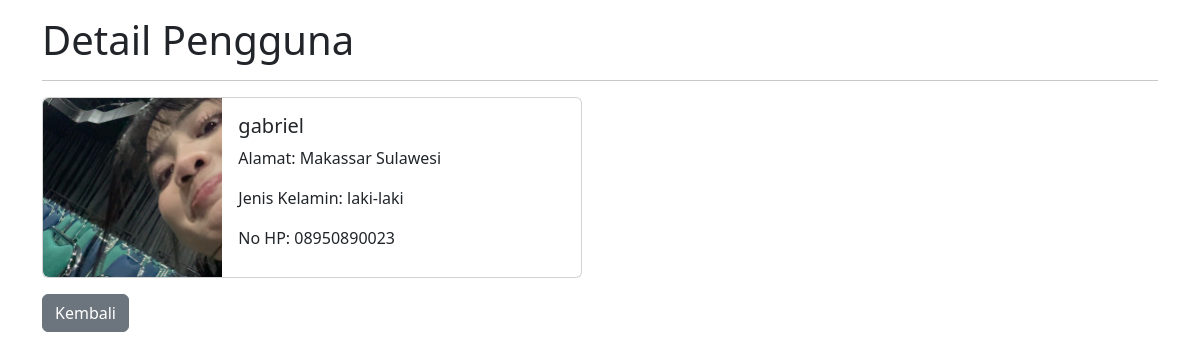
/detail.php?id=33, run on the app's committed database.
### tables this page shows
CREATE TABLE `tb_user0046` (
  `id` int(10) NOT NULL,
  `nama` varchar(255) NOT NULL,
  `alamat` varchar(255) NOT NULL,
  `jns_kelamin` enum('laki-laki','perempuan','','') NOT NULL,
  `nohp` char(13) NOT NULL,
  `foto` varchar(255) NOT NULL
);

### database.php (called while the page is built, shortened)
<?php
    class Database{
        public $host = "localhost";
        public $username = "root";
        public $password = "";
        public $database = "db_php0046";
        public $connect;
        function __construct()
        {
            $this->connect = mysqli_connect($this->host, $this->username, $this->password);
            mysqli_select_db($this->connect, $this->database);
        }
        function editData($id){
            $data = mysqli_query($this->connect, "SELECT * FROM tb_user0046 WHERE id=$id");
            $rows = mysqli_fetch_all($data, MYSQLI_ASSOC);
            return $rows;
        }
    }
?>

### detail.php (the view, shortened to what this page needs)
<?php
include 'database.php';
$db = new Database;
$detail = $db->editData($_GET['id']);
?>
<!doctype html>
<html lang="en">
  <head>
    <link href="https://cdn.jsdelivr.net/npm/bootstrap@5.3.3/dist/css/bootstrap.min.css" rel="stylesheet">
  </head>
  <body>
    <div class="container mt-3">
        <h1>Detail Pengguna</h1>
        <hr>
        <?php foreach ($detail as $dataUser) { ?>
        <div class="card mb-3" style="max-width: 540px;">
            <div class="row g-0">
                <div class="col-md-4">
                    <img src="uploads/<?php echo $dataUser['foto']; ?>" class="img-fluid rounded-start" alt="Foto Pengguna">
                </div>
                <div class="col-md-8">
                    <div class="card-body">
                        <h5 class="card-title"><?php echo $dataUser['nama']; ?></h5>
                        <p class="card-text">Alamat: <?php echo $dataUser['alamat']; ?></p>
                        <p class="card-text">Jenis Kelamin: <?php echo $dataUser['jns_kelamin']; ?></p>
                        <p class="card-text">No HP: <?php echo $dataUser['nohp']; ?></p>
                    </div>
                </div>
            </div>
        </div>
        <a href="index.php" class="btn btn-secondary">Kembali</a>
        <?php } ?>
    </div>
  </body>
</html>

### data on the page
tb_user0046: foto (picture), nama "gabriel", alamat "Makassar Sulawesi", jns_kelamin "laki-laki", nohp "08950890023"
